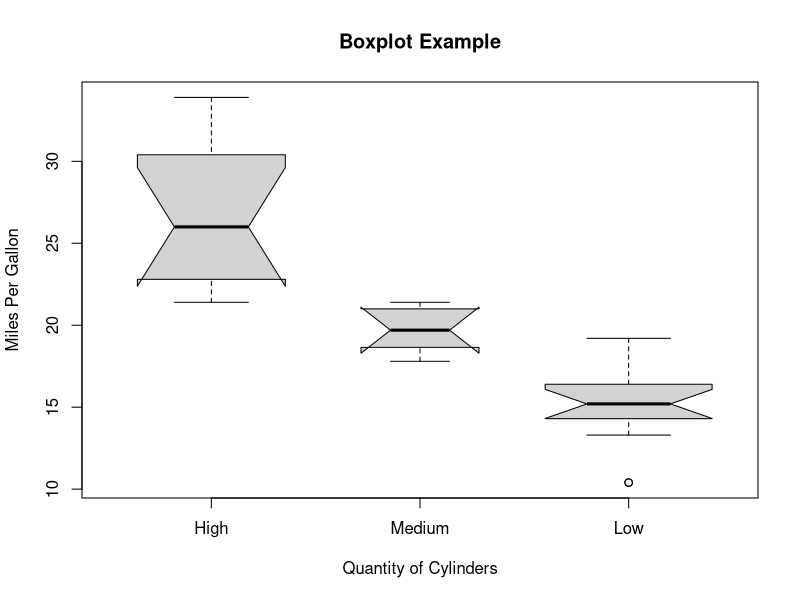

This chart was generated by the following R code:
 png(file = "boxplot_using_notch.png") 
boxplot(mpg ~ cyl, data = mtcars, 
        xlab = "Quantity of Cylinders", 
        ylab = "Miles Per Gallon", 
        main = "Boxplot Example", 
        notch = TRUE, 
        varwidth = TRUE, 
        ccol = c("green","yellow","red"), 
        names = c("High","Medium","Low") 
) 
 
dev.off()